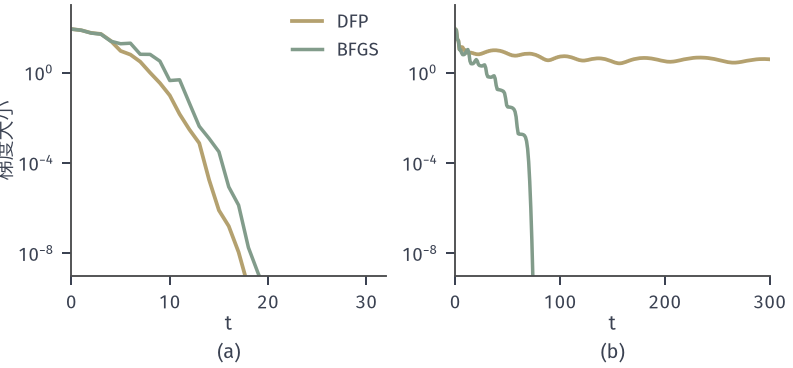

Python code for this plot:
from pathlib import Path
import sys
ROOT = next(p for p in Path(__file__).resolve().parents if (p/"build.sh").is_file() and (p/"tex/book.tex").is_file())
sys.path.insert(0, str(ROOT/"figures/00-shared/mathematical-preliminaries-upper/00-shared/comprehension-figures"))
sys.path.insert(0, str(ROOT/"figures/05-optimization/02-smooth-optimization/matplotlib/qn-common"))
from support import figure, save, BLUE, GREEN, YELLOW, RED, PURPLE, INK, MUTED, GRID, BLUE_FILL, GREEN_FILL, YELLOW_FILL, RED_FILL, PURPLE_FILL
from qnlib import *
import numpy as np
HERE = Path(__file__).resolve().parent
STROKE = "#4C4D4F"

# 10维旋转 log cosh 目标（c 对数等距于 [0.1,100]，强凸），强 Wolfe 线搜索 c1=1e-4，c2=0.9，比较 W0=I 与 W0=1e-3 I。
fig, axs = figure(width_mm=112, height_mm=52, ncols=2)
res = {}
for ax, scale, xm in zip(axs, (1., 1e-3), (32, 300)):
    fun, grad, H, rng = rotated_logcosh(10, .1, 100, 1); x0 = rng.standard_normal(10)
    for kind, c, lw, lab in (('dfp', YELLOW, 1.5, 'DFP'), ('bfgs', GREEN, 1.4, 'BFGS')):
        r = run_quasi_newton(fun, grad, x0, scale*np.eye(10), kind, T=xm, gtol=1e-9)
        g = r['gnorm']; ax.semilogy(np.arange(len(g)), g, color=c, lw=lw, label=lab)
        res[f'{kind}-{scale}'] = dict(iters=int(len(g)-1), final=float(g[-1]))
    ax.set_xlim(0, xm); ax.set_ylim(1e-9, 1e3); ax.set_yticks([1e-8, 1e-4, 1]); ax.set_xlabel('$t$', labelpad=1); ax.minorticks_off()
axs[0].set_ylabel('梯度大小', labelpad=1)
axs[0].legend(loc='upper right', handlelength=1.6, borderaxespad=0)
panel(fig, .09, .97, .985, .25, .22); tags(fig, list(axs))
save(fig, HERE, 'figure', {'problem': 'rotated logcosh n=10 c in [0.1,100] seed 1', 'results': res})
